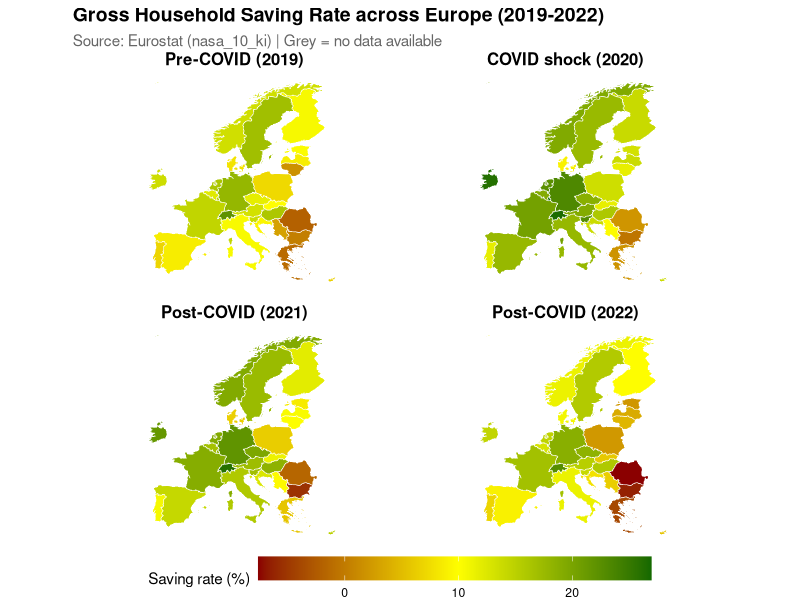

This figure's R source:
## ---- chunk 1
install.packages("tidyverse")
install.packages("yaml")
install.packages("rmarkdown")

## ---- chunk 2
require(tidyverse)
require(rmarkdown)
require(yaml)
library(tidyr)
library(writexl)
library(readxl)
## ---- chunk 3
library(tidyverse)
library(maps)

savings_clean <- data.frame(
  region = c("Belgium","Bulgaria","Czech Republic","Denmark","Germany",
             "Estonia","Ireland","Greece","Spain","France","Croatia",
             "Italy","Cyprus","Latvia","Lithuania","Luxembourg","Hungary",
             "Malta","Netherlands","Austria","Poland","Portugal","Romania",
             "Slovenia","Slovakia","Finland","Sweden","Norway","Switzerland","Serbia"),
  `2019` = c(12.26, 0.23, 11.85, 7.89, 17.89, 10.32, 13.66, -1.32, 8.66,
             14.62, 9.25, 10.52, 6.47, 8.65, 1.61, 15.48, 16.09, 13.26,
             16.21, 13.23, 7.18, 6.89, -2.08, 13.83, 9.95, 10.60, 17.03,
             13.44, 22.11, 2.88),
  `2020` = c(19.25, -0.49, 18.83, 8.98, 23.34, 13.22, 26.15, 1.76, 17.77,
             20.43, 13.82, 17.86, 13.80, 13.94, 11.70, 26.92, 16.08, 24.69,
             22.41, 19.32, 13.59, 11.84, 1.97, 22.88, 11.71, 14.05, 17.61,
             19.46, 26.60, 9.68),
  `2021` = c(16.80, -5.46, 19.78, 6.43, 21.96, 8.51, 21.63, 5.61, 14.29,
             19.07, 12.74, 15.87, 15.10, 10.46, 10.14, 18.74, 18.49, 23.15,
             19.39, 17.23, 6.22, 10.62, -1.69, 16.98, 11.32, 12.06, 17.53,
             19.35, 26.09, 9.64),
  `2022` = c(13.01, -6.40, 18.47, 10.91, 18.82, 2.00, 14.62, -3.93, 8.95,
             16.86, 7.81, 11.44, 5.55, 3.63, 4.48, 13.48, 15.97, 19.47,
             14.76, 15.27, 2.16, 6.86, -7.58, 14.19, 5.92, 9.88, 15.75,
             11.41, 22.73, 6.36),
  check.names = FALSE
)

savings_long <- savings_clean %>%
  pivot_longer(-region, names_to = "year", values_to = "saving_rate") %>%
  mutate(
    year   = as.integer(year),
    period = case_when(
      year == 2019 ~ "Pre-COVID (2019)",
      year == 2020 ~ "COVID shock (2020)",
      year == 2021 ~ "Post-COVID (2021)",
      year == 2022 ~ "Post-COVID (2022)"
    ),
    period = factor(period, levels = c(
      "Pre-COVID (2019)",
      "COVID shock (2020)",
      "Post-COVID (2021)",
      "Post-COVID (2022)"
    ))
  )
## ---- chunk 4
head(savings_long)
## ---- chunk 5
savings_long <- savings_long %>%
  drop_na(saving_rate)
## ---- chunk 6
savings_long <- savings_long %>%
  mutate(development = ifelse(
    region %in% c("Germany", "Netherlands", "France", "Belgium",
                  "Austria", "Sweden", "Denmark", "Finland",
                  "Ireland", "Luxembourg"),
    "Developed (Western EU)",
    "Developing (Eastern EU)"
  ))
## ---- chunk 7
europe_map <- map_data("world")

map_joined <- left_join(europe_map, savings_long, by = "region") %>%
  filter(!is.na(period))

ggplot(map_joined, aes(x = long, y = lat, group = group, fill = saving_rate)) +
  geom_polygon(color = "white", linewidth = 0.2) +
  coord_fixed(ratio = 1.3, xlim = c(-25, 45), ylim = c(34, 72)) +
  scale_fill_gradient2(
    low      = "darkred",
    mid      = "yellow",
    high     = "darkgreen",
    midpoint = 10,
    na.value = "grey90",
    name     = "Saving rate (%)"
  ) +
  facet_wrap(~ period, ncol = 2, drop = TRUE) +
  labs(
    title    = "Gross Household Saving Rate across Europe (2019-2022)",
    subtitle = "Source: Eurostat (nasa_10_ki) | Grey = no data available",
    x = NULL, y = NULL
  ) +
  theme_void() +
  theme(
    plot.title      = element_text(face = "bold", size = 14),
    plot.subtitle   = element_text(color = "grey40", size = 11),
    strip.text      = element_text(face = "bold", size = 12),
    legend.position = "bottom",
    legend.key.width = unit(2, "cm")
  )
